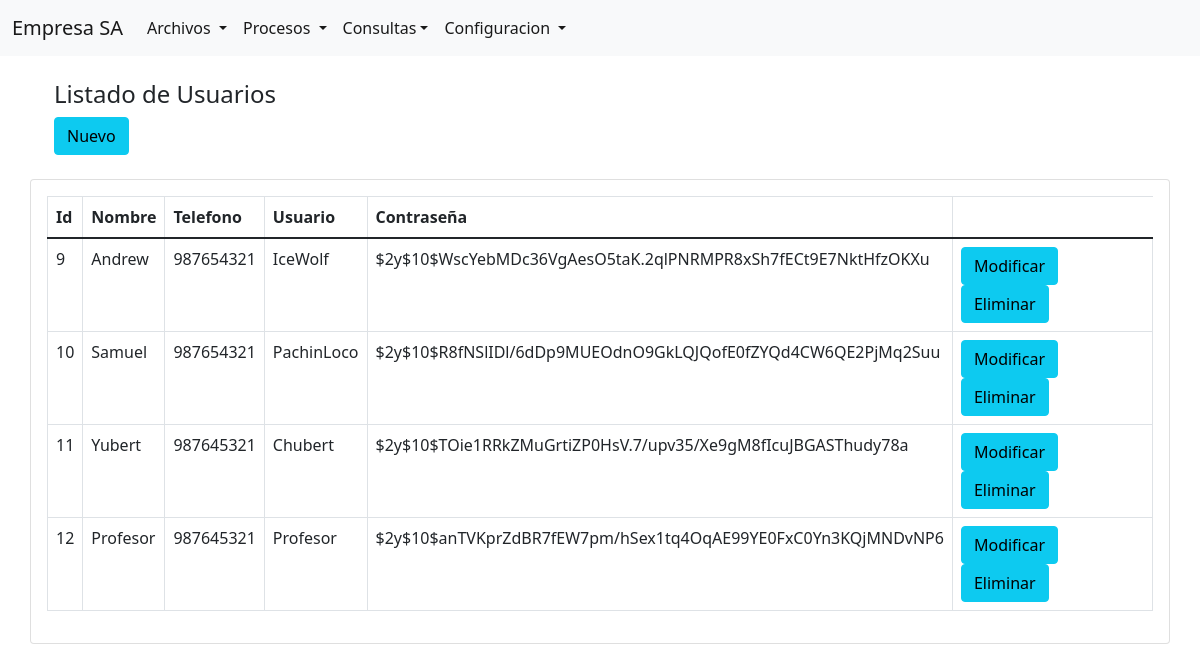
The page /Modules/Usuarios/lista_usuario.php (signed in) on the database its author committed.
### tables this page shows
CREATE TABLE `empleados` (
  `idEmpleado` int(11) NOT NULL,
  `nombre` varchar(50) NOT NULL,
  `telefono` varchar(9) DEFAULT NULL,
  `Usuario` varchar(25) DEFAULT NULL,
  `Contraseña` varchar(1000) DEFAULT NULL
);

### clases/Usuario.php (called while the page is built, shortened)
<?php
    class Usuario{
		private $con;
        public function conectar_db($cn){
            $this->con =$cn;
        }
        public function lista_usuario(){
			$sql = "SELECT * FROM empleados";
			$res = mysqli_query($this->con, $sql);
			return $res;
		}
    }
?>

### Modules/Usuarios/lista_usuario.php (the view, shortened to what this page needs)
<?php
include_once(__DIR__.'/../../header.php');
include_once(__DIR__.'/../../includes/acceso.php');
include_once(__DIR__.'/../../clases/Usuario.php');
$conexion = connect_db();
$usuario = new Usuario();
$usuario->conectar_db($conexion);
$datos_user = $usuario->lista_usuario();
if ($datos_user){
    ?>
    <div class="container p-12">
        <div class="row">
        <div class="container p-4">
            <h4>Listado de Usuarios</h4>
        <a href="agrega_us.php" class="btn btn-info add-new">Nuevo</a>
        </div>
        <div class="card card-body">
            <table class="table table-bordered">
            <thead>
                <tr>
                    <th>Id</th>
                    <th>Nombre</th>
                    <th>Telefono</th>
                    <th>Usuario</th>
                    <th>Contraseña</th>
                </tr>
            </thead>
            <tbody>
    <?php
    while ($row=mysqli_fetch_array($datos_user)){
        $id=$row["idEmpleado"];
        ?>
                <tr>
                    <td><?php echo $id; ?></td>
                    <td><?php echo $row['nombre']; ?></td>
                    <td><?php echo $row['telefono']; ?></td>
                    <td><?php echo $row['Usuario']; ?></td>
                    <td><?php echo $row['Contraseña']; ?></td>
                    <td>
                    <a href="modifica_us.php?codigo=<?php echo $id; ?>" class="btn btn-info add-new">Modificar</a>
                    <a href="elimina_us.php?codigo=<?php echo $id; ?>" class="btn btn-info add-new">Eliminar</a>
                    </td>
                </tr>
             <?php
    }
    ?>
    </tbody>
   </table>
            </div>
        </div>
    </div>
<?php
}
?>

### rows shown on the page
empleados: idEmpleado "9", nombre "Andrew", telefono "987654321", Usuario "IceWolf", Contraseña "$2y$10$WscYebMDc36VgAesO5taK.2qlPNRMPR8xSh7fECt9E7NktHfzOKXu"
empleados: idEmpleado "10", nombre "Samuel", telefono "987654321", Usuario "PachinLoco", Contraseña "$2y$10$R8fNSlIDl/6dDp9MUEOdnO9GkLQJQofE0fZYQd4CW6QE2PjMq2Suu"
empleados: idEmpleado "11", nombre "Yubert", telefono "987645321", Usuario "Chubert", Contraseña "$2y$10$TOie1RRkZMuGrtiZP0HsV.7/upv35/Xe9gM8fIcuJBGASThudy78a"
empleados: idEmpleado "12", nombre "Profesor", telefono "987645321", Usuario "Profesor", Contraseña "$2y$10$anTVKprZdBR7fEW7pm/hSex1tq4OqAE99YE0FxC0Yn3KQjMNDvNP6"
